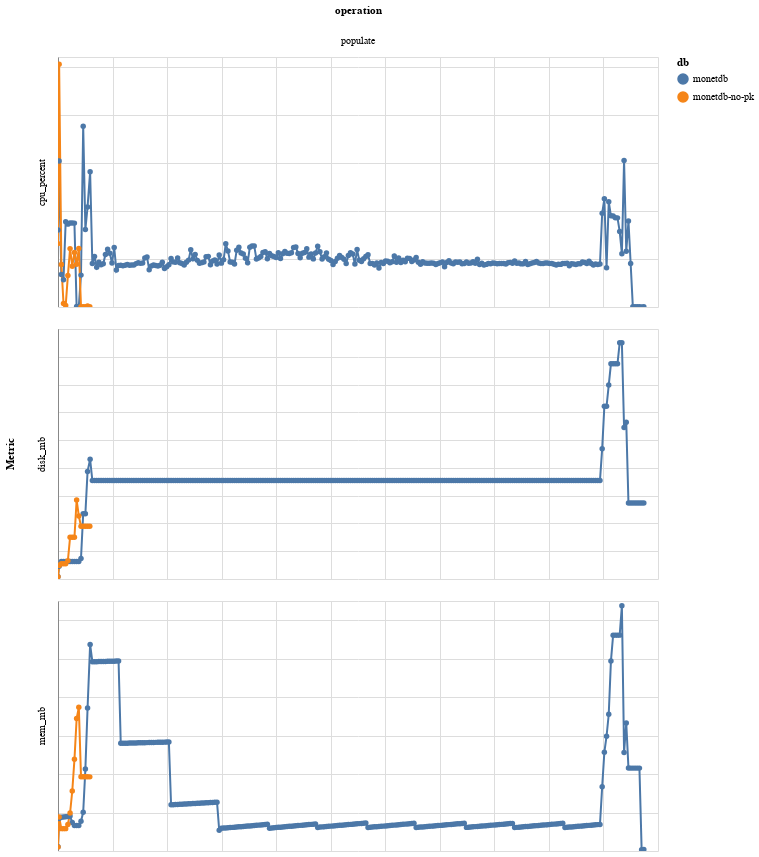

The code cell stored with this chart in its notebook:
### Code cell
df = db.execute(
    """

WITH first_metric_time AS (
    SELECT
        benchmark_id,
        MIN(time) AS start_time
    FROM metric
    GROUP BY benchmark_id
)
SELECT
    b.db,
    b.suite,
    b.operation,
    epoch(m.time - fm.start_time) AS seconds_since_start,
    m.cpu_percent,
    m.mem_mb,
    m.disk_mb
FROM metric m
JOIN first_metric_time fm ON m.benchmark_id = fm.benchmark_id
JOIN benchmark b ON m.benchmark_id = b.id
WHERE b.suite = (?)
ORDER BY b.id, seconds_since_start;

""",
    [SUITE],
).pl()

df_long = df.unpivot(
    on=["cpu_percent", "mem_mb", "disk_mb"],
    index=["db", "suite", "operation", "seconds_since_start"],
    variable_name="metric",
    value_name="value",
)

df_long = df_long.with_columns(
    [
        pl.col("db").cast(pl.Categorical),
        pl.col("operation").cast(pl.Categorical),
        pl.col("metric").cast(pl.Categorical),
    ]
)

selector = alt.selection_point(fields=["db"], bind="legend")


chart = (
    alt.Chart(df_long)
    .mark_line(point=True)
    .encode(
        x=alt.X("seconds_since_start:Q"),
        y=alt.Y("value:Q"),
        color=alt.Color("db:N"),
        tooltip=[
            "db",
            "suite",
            "operation",
            "metric",
            alt.Tooltip("seconds_since_start:Q", format=".2f"),
            alt.Tooltip("value:Q", format=".1f", title="value"),
        ],
        opacity=alt.condition(selector, alt.value(1.0), alt.value(0.1)),
    )
    .add_params(selector)
    .properties(width=600, height=250)
    .facet(row=alt.Row("metric:N", title="Metric"), column=alt.Column("operation:N"))
    .configure_view(clip=True)
)

chart = chart.resolve_scale(
    y="independent",
    x="independent",
)


chart

### Figure 1 — Vega-Lite specification as saved in the notebook (floating-point values rounded to 4 significant figures; data arrays with more than 128 entries replaced by an {"elided": "..."} marker saying what was removed)
{"config": {"view": {"continuousWidth": 300, "continuousHeight": 300, "clip": true}}, "data": {"name": "data-f7267b70c093afb6adf5ef662892bc2c"}, "facet": {"column": {"field": "operation", "type": "nominal"}, "row": {"field": "metric", "title": "Metric", "type": "nominal"}}, "spec": {"mark": {"type": "line", "point": true}, "encoding": {"color": {"field": "db", "type": "nominal"}, "opacity": {"condition": {"param": "param_1", "value": 1.0}, "value": 0.1}, "tooltip": [{"field": "db", "type": "ordinal"}, {"field": "suite", "type": "nominal"}, {"field": "operation", "type": "ordinal"}, {"field": "metric", "type": "ordinal"}, {"field": "seconds_since_start", "format": ".2f", "type": "quantitative"}, {"field": "value", "format": ".1f", "title": "value", "type": "quantitative"}], "x": {"field": "seconds_since_start", "type": "quantitative"}, "y": {"field": "value", "type": "quantitative"}}, "height": 250, "name": "view_1", "width": 600}, "params": [{"name": "param_1", "select": {"type": "point", "fields": ["db"]}, "bind": "legend", "views": ["view_1"]}], "resolve": {"scale": {"x": "independent", "y": "independent"}}, "$schema": "https://vega.github.io/schema/vega-lite/v5.20.1.json", "datasets": {"data-f7267b70c093afb6adf5ef662892bc2c": {"elided": "855 records"}}}
